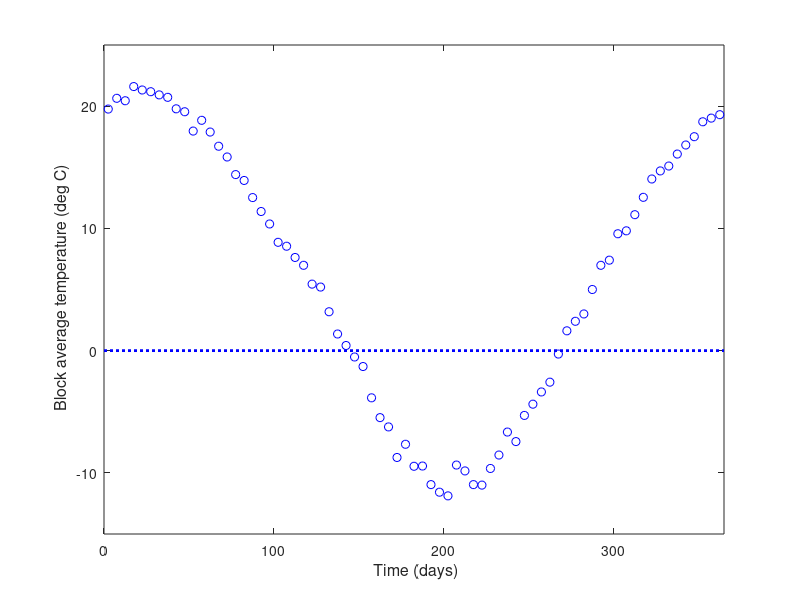

Recreate this plot in MATLAB. (Note: this script raises an error after producing the figure.)
%%%                 Data2LD analyses of weather data
%  Montreal's average temperature, centered on January 1, is fit by
%  a first order linear equation with a time-varying coefficient and
%  forced by a constant and by a cosine function representing solar
%  heating translated by 10 days:
%         DT(t) = - \beta(t) + \alpha_1 + \alpha_2 U(t)
%  where U(t) = -cos((2*pi/365)*(t+192)).
%  Rate function \beta(t) is constrained to be positive by expressing it
%  as the exponential of a B-spline function with seven basis functions.
%  This illustrates the use of a user-defined pair of functions for 
%  \beta and its derivative with respect to the coefficients.
%  The user-defined functions are:
%
% function bval = fun_explinear(t, bvec, Bbasisobj)
% if isa_fdPar(Bbasisobj)
%     Bbasisobj = getbasis(Bbasisobj);
% end
% basismat = eval_basis(t,Bbasisobj);
% bval     = exp(basismat*bvec);
% end
%
% function Dbval = fun_Dexplinear(t, bvec, Bbasisobj)
% nbasis    = length(bvec);
% if isa_fdPar(Bbasisobj)
%     Bbasisobj = getbasis(Bbasisobj);
% end
% basismat  = eval_basis(t, Bbasisobj);
% bval      = exp(basismat*bvec);
% Dbval     = basismat.*repmat(bval,1,nbasis);
% end

addpath('../fdaM')
addpath('Examples/DailyTemp')

load daily

%%  set up five-day block averages with winter centering
%  Here we use 73 five-day block averages as the data with the block
%  centers as the time points in order to speed up computation

%  set up centers of 73 5-day blocks

daytime73 = linspace(2.5,362.5,73)';

%  set up block averages

tempav73 = zeros(73,35);
m2 = 0;
for i=1:73
    m1 = m2 + 1;
    m2 = m2 + 5;
    tempavi = mean(tempav(m1:m2,1:35));
    tempav73(i,:) = tempavi;
end

%  winter-center the data

winterind73  = [ 37:73,1: 36];
tempav73 = tempav73(winterind73,:);

station = 12;  %  Montreal

% plot the data

figure(1)
plot(daytime73, tempav73(:,station), 'bo', ...
     [0,365], [0,0], 'b:', 'LineWidth', 2)
axis([0,365,-15,25])
xlabel('\fontsize{16} Time (days)')
ylabel('\fontsize{16} Block average temperature (deg C)')

%%  Define the two forcing functions 

%  constant U for constant forcing

Uconbasis = create_constant_basis(dayrange);
Uconfd    = fd(1, Uconbasis);
Uconvec   = ones(73,1);

%  cosine U for radiative forcing

uvec = -cos((2*pi/365)*(daytime+10+182));
Ucosbasis = create_fourier_basis(dayrange, 3);
Ucosfd    = smooth_basis(daytime, uvec, Ucosbasis);

%%  plot the cosine forcing function

figure(2)
plot(daytime, uvec, 'b-', 'LineWidth', 2)
axis([0,365,-1,1])
xlabel('\fontsize{16} Time (days)')
ylabel('\fontsize{16} Solar forcing')

%% set up basis objects for homogeneous and forcing terms

%  homogeneous or dynamics term

nWbasis   = 7;
Wbasisobj = create_fourier_basis(dayrange, nWbasis);

%  constant forcing coefficient

nAbasisC   = 1;
AbasisobjC = create_constant_basis(dayrange);

%  cosine forcing coefficient

nAbasisF   = 1;
AbasisobjF = create_constant_basis(dayrange);

%%  set up coefCell

%  struct object for homogeneous term

linfun.fd   = @fun_explinear;  % user-defined function for \beta(t)
linfun.Dfd  = @fun_Dexplinear; % user-defined function for D\beta(t)
linfun.more = Wbasisobj;

% linfun  = Wbasisobj;
StrW.fun      = linfun;
StrW.parvec   = zeros(nWbasis,1);
StrW.estimate = 1;

%  constant forcing coefficient

StrA1.fun      = AbasisobjC;
StrA1.parvec   = 1;
StrA1.estimate = 1;

%  cosine forcing coefficient

StrA2.fun      = AbasisobjF;
StrA2.parvec   = 1;
StrA2.estimate = 1;

%  coefCell constructed

coefCell = cell(3,1);
coefCell{1} = StrW;
coefCell{2} = StrA1;
coefCell{3} = StrA2;

[coefCell, ntheta] = coefCheck(coefCell);

disp(['ntheta = ',num2str(ntheta)])

%%  basis for 5-day block averages

%  saturated order 5 bspline basis

norder    = 5;
daybreaks = 0:5:365;
nbreaks   = length(daybreaks);
nbasis    = norder + nbreaks/2 - 2;
daybasis  = create_bspline_basis(dayrange, nbasis);

XbasisCell = cell(1);
XbasisCell{1} = daybasis;

%%  define model Cell

%  struct objects for each term

tempXStr0.variable   =  1;
tempXStr0.derivative =  0;
tempXStr0.ncoef      =  1;
tempXStr0.factor     = -1;  % term required to be negative

tempFStr1.Ufd    = Uconfd;
tempFStr1.ncoef  = 2;

tempFStr2.Ufd    = Ucosfd;
tempFStr2.ncoef  = 3;

%  model struct object

tempStr.name = 'temperature';
tempStr.order = 1;
tempStr.XCell = {tempXStr0};
tempStr.Fcell = cell(2,1);
tempStr.FCell{1} = tempFStr1;
tempStr.FCell{2} = tempFStr2;

% set up dailyCell

dailyCell = {tempStr};

dailyCell = make_Model(XbasisCell, dailyCell, coefCell);

%%  set up yCell

yCell = cell(1);

yStruct.argvals = daytime73;
yStruct.y       = tempav73(:,station);
yCell{1}        = yStruct;

%%  preliminary analysis to set up four-way tensors

clear functions

[MSE, DpMSE, D2ppMSE] = ...
                    Data2LD(yCell, XbasisCell, dailyCell, coefCell, 0.5);

%%  set up analysis 

%  set constants for estimation algorithm Data2LD_Opt

dbglev  =  1;    
iterlim = 50;    
% convrg  = [1e-5, 1e-4];  
convrg  = 1e-5;  

%  define rhovec using the logit function

gammavec = 0:1:7;
rhoVec = exp(gammavec)./(1+exp(gammavec));
nrho   = length(rhoVec);

%  arrays to save the data

dfesave = zeros(nrho,1);
gcvsave = zeros(nrho,1);
SSEsave = zeros(nrho,1);
thesave = zeros(nrho,ntheta);

%  define initial state of coefCell_opt

coefCell_opt = coefCheck(coefCell);

%%  Analyis of Montreal's temperature

for irho = 1:nrho
    rhoVeci = rhoVec(irho);
    disp(['Rho = ',num2str(rhoVeci)])
    theta_opti = Data2LD_opt(yCell, XbasisCell, ...
                            dailyCell, coefCell_opt, rhoVeci, ...
                            convrg, iterlim, dbglev);
    coefCell_opt = BAwtvec2cell(theta_opti, coefCell);    
    [SSE, ~, ~, ~, df, gcv] = ...
        Data2LD(yCell, XbasisCell, dailyCell, coefCell_opt, rhoVeci);
    thesave(irho,:) = theta_opti;    
    SSEsave(irho)   = SSE;
    dfesave(irho)   = df;
    gcvsave(irho)   = gcv;
end

%  display the stored values

disp('    rho      df         gcv')
disp([rhoVec', dfesave, gcvsave])

%% Evaluate the fit for parameter values at highest rho value

irho = 8;

theta = thesave(irho,:);
coefCell = BAwtvec2cell(theta, coefCell);
rho = rhoVec(irho);
[MSE, ~, ~, XfdCell, df, gcv, ISE, Var_theta] = ...
                     Data2LD(yCell, XbasisCell, dailyCell, coefCell, rho);
disp(['MSE = ', num2str(MSE)])
disp(['df  = ', num2str(df)])
disp(['gcv = ', num2str(gcv)])

tempfd   = getfd(XfdCell{1});
tfine    = linspace(0,365,101)';
tempfine = eval_fd(tfine, tempfd);

figure(3)
plot(tfine, tempfine, 'b-', 'LineWidth', 2)
hold on
plot(daytime73, tempav73(:,station), 'bo', ...
     daytime, uvec, 'b--', ...
     [0,365], [0,0], 'b:', 'LineWidth', 2)
hold off
axis([0,365,-15,25])
xlabel('\fontsize{16} Time (days)')
ylabel('\fontsize{16} Temperature (deg C)')
legend('\fontsize{16} Data fit', '\fontsize{16} Data', ...
       '\fontsize{16} Solar forcing', 'Location', 'North')

%% plot the optimal parameter values as functions of rho

indW = 1:nWbasis;
indA1 = nWbasis+1:nWbasis+nAbasisC;
indA2 = nWbasis+nAbasisC+1:ntheta;

%  plot flow of coefficients for log \beta

figure(4)
subplot(1,1,1)
plot(rhoVec, thesave(:,indW), 'bo-', 'LineWidth', 2)
xlabel('\fontsize{16} \rho')
ylabel('\fontsize{16} log \beta coefficients')

%  plot flow of alpha 1 and alpha 2

figure(5)
subplot(2,1,1)
phdl = plot(rhoVec, thesave(:,indA1), 'bo-');
set(phdl, 'LineWidth', 2)
ylabel('\fontsize{16} \alpha_1')
subplot(2,1,2)
phdl = plot(rhoVec, thesave(:,indA2), 'bo-');
set(phdl, 'LineWidth', 2)
xlabel('\fontsize{16} \rho')
ylabel('\fontsize{16} \alpha2')

%%  plot \beta with confidence intervals

betafd     = fd(thesave(irho,indW)', Wbasisobj);
betavec    = exp(eval_fd(daytime73,betafd));
Var_thetaW = Var_theta(indW,indW);
basismatW  = diag(betavec)*eval_basis(daytime73, Wbasisobj);
CI_beta    = 2*sqrt(diag(basismatW*Var_thetaW*basismatW'));

figure(6)
subplot(1,1,1)
plot(daytime73, betavec , 'b-', ...
     daytime73, betavec  + CI_beta , 'b--', ...
     daytime73, betavec  - CI_beta , 'b--', 'LineWidth', 2)
axis([0,365,0,0.05])
xlabel('\fontsize{16} Time (days)')
ylabel('\fontsize{16} \beta(t)')

%  display 95% confidence limits for \alpha1 and \alpha2

alpha1 = thesave(irho,indA1);
alpha2 = thesave(irho,indA2);

alpha1_stderr = sqrt(Var_theta(indA1));
alpha2_stderr = sqrt(Var_theta(indA2));

disp('    alpha_1   lower CI upper CI')
disp([alpha1, alpha1-2*alpha1_stderr, alpha1+2*alpha1_stderr])
disp('    alpha_2   lower CI upper CI')
disp([alpha2, alpha2-2*alpha2_stderr, alpha2+2*alpha2_stderr])

%  plot fit to derivative, lower panel in Figure 12.10 in the book

dayvec  = eval_fd(daytime73, tempfd);
Ddayvec = eval_fd(daytime73, tempfd, 1);
Ucosvec = eval_fd(daytime73, Ucosfd);

Ddayfit = -betavec .* dayvec + alpha1 + alpha2.*Ucosvec;

figure(8)
phdl = plot(daytime73, Ddayfit, 'b-', daytime73, Ddayvec, 'b--');
set(phdl, 'LineWidth', 2)
V = axis();
axis([0,365,V(3),V(4)])
xlabel('\fontsize{16} Time (days)')
ylabel('\fontsize{16} DT(t)')
legend('\fontsize{16} DT fit', '\fontsize{16} actual DT', ...
       'Location', 'NorthWest')


